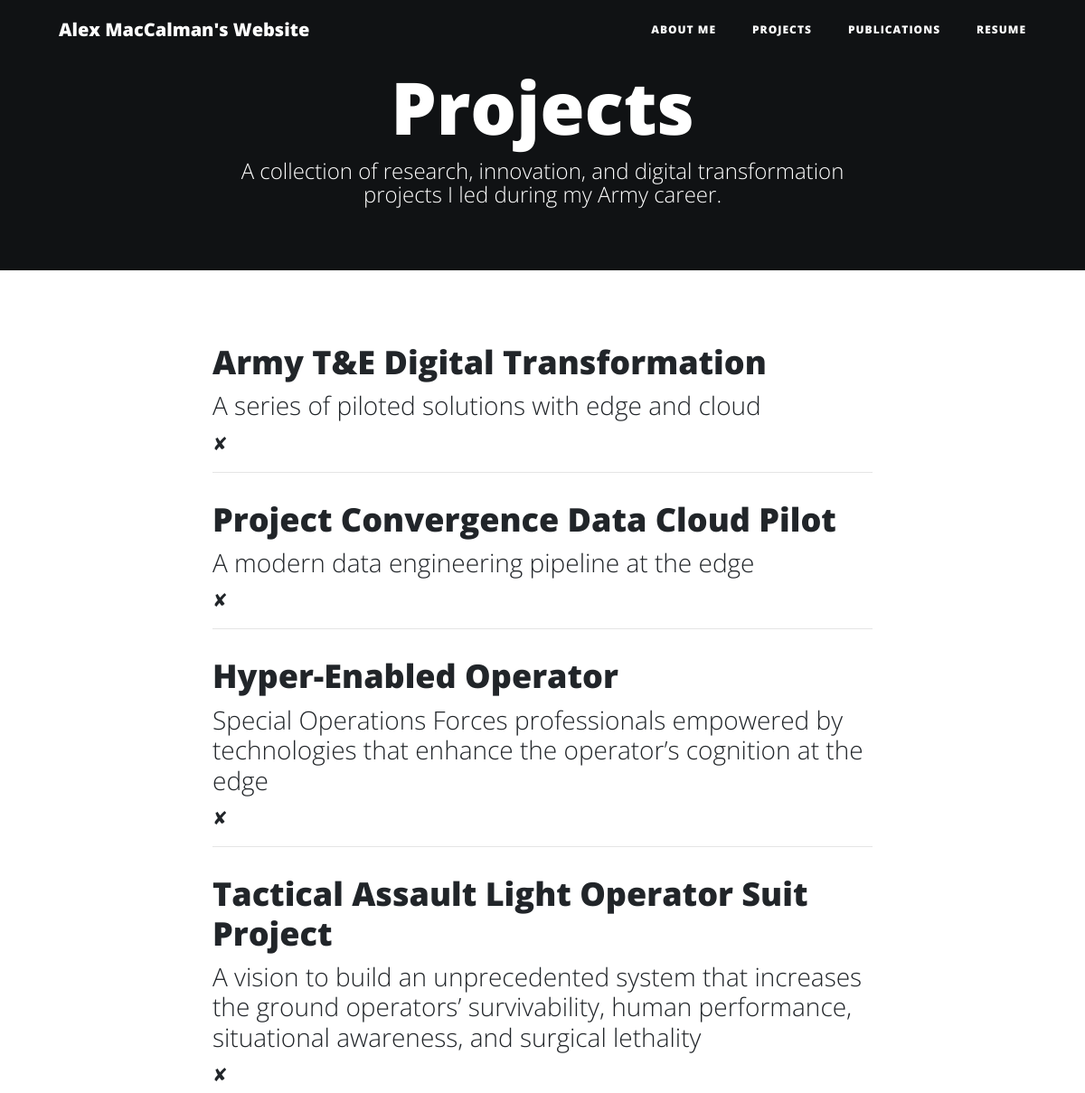
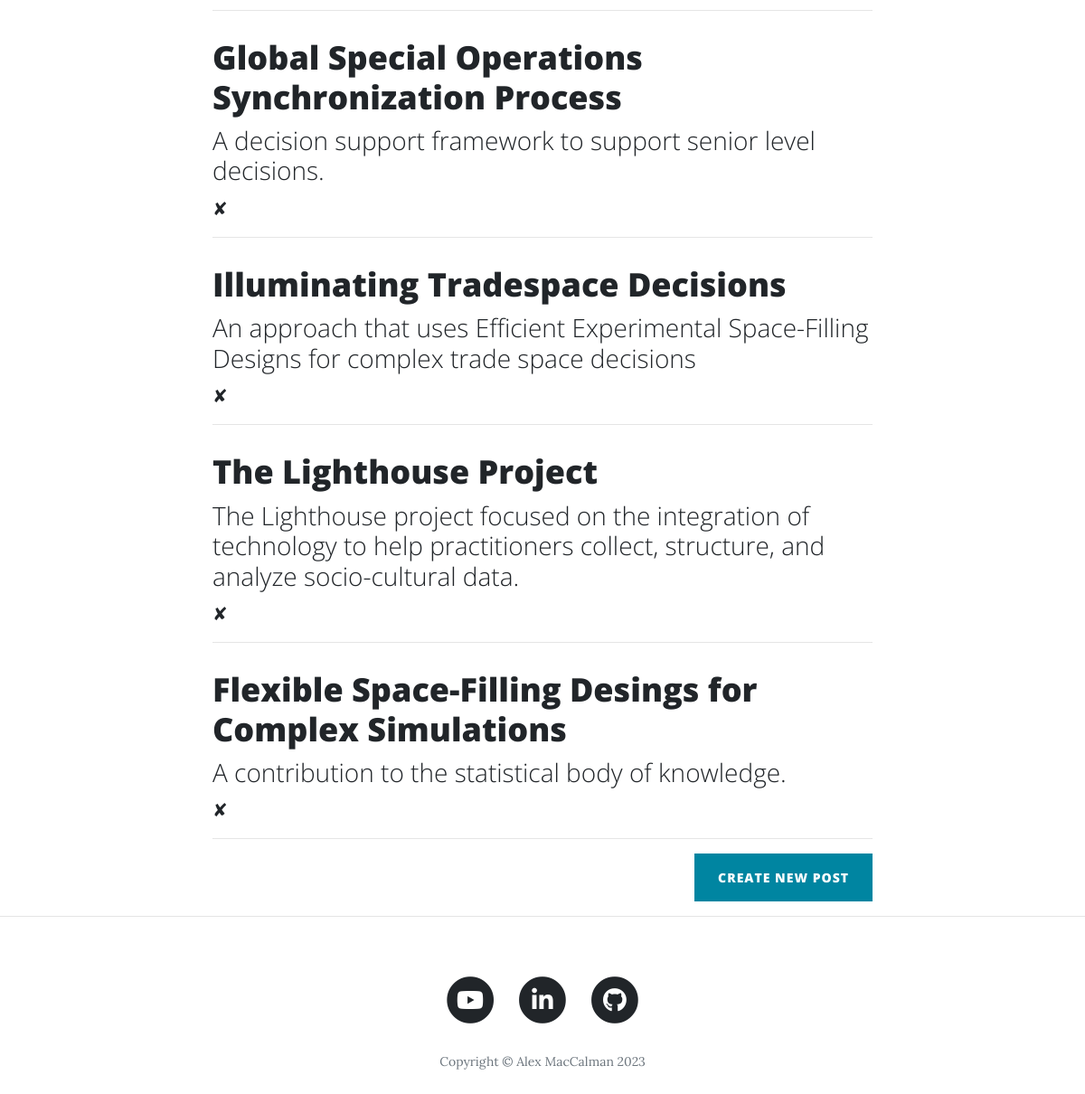
The page /projects (signed in) on the database its author committed (2 pictures, top to bottom).
### app/__init__.py (models this page shows)
class BlogPost(db.Model):
    __tablename__ = "blog_posts"
    id = db.Column(db.Integer, primary_key=True)
    author = db.Column(db.String(250), nullable=False)
    title = db.Column(db.String(250), unique=True, nullable=False)
    subtitle = db.Column(db.String(500), nullable=False)
    date = db.Column(db.String(250), nullable=False)
    body = db.Column(db.Text, nullable=False)
    img_url = db.Column(db.String(250), nullable=True)

### app/__init__.py (the view)
@app.route("/projects")
def projects():
    posts = BlogPost.query.all()
    return render_template("projects.html", all_posts=posts, logged_in=current_user.is_authenticated)

### app/__init__.py (called while the page is built)
@login_manager.user_loader
def load_user(user_id):
    return User.query.get(int(user_id))

### app/templates/projects.html
{% include "header.html" %}
  <header class="masthead" style="background-color:black">
    <div class="overlay"></div>
    <div class="container">
      <div class="row">
        <div class="col-lg-8 col-md-10 mx-auto">
          <div class="site-heading">
            <h1>Projects</h1>
            <span class="subheading">A collection of research, innovation, and digital transformation projects I led during my Army career.</span>
          </div>
        </div>
      </div>
    </div>
  </header>
  <div class="container">
    <div class="row">
      <div class="col-lg-8 col-md-10 mx-auto">
        {% for post in all_posts %}
        <div class="post-preview">
          <a href="{{ url_for('show_post', post_id=post.id) }}">
            <h2 class="post-title">
              {{post.title}}
            </h2>
            <h3 class="post-subtitle">
              {{post.subtitle}}
            </h3>
          </a>
            {% if current_user.id == 1: %}
            <a href="{{url_for('delete_post', post_id=post.id) }}">✘</a>
            {% endif %}
        </div>
        <hr>
        {% endfor %}
        {% if current_user.id == 1: %}
        <div class="clearfix">
          <a class="btn btn-primary float-right" href="{{url_for('add_new_post')}}">Create New Post</a>
        </div>
        {% endif %}
      </div>
    </div>
  </div>
  <hr>
{% include "footer.html" %}

### rows shown on the page
BlogPost: title "Army T&E Digital Transformation", subtitle "A series of piloted solutions with edge and cloud"
BlogPost: title "Project Convergence Data Cloud Pilot", subtitle "A modern data engineering pipeline at the edge"
BlogPost: title "Hyper-Enabled Operator", subtitle "Special Operations Forces professionals empowered by technologies that enhance the operator’s cognition at the edge"
BlogPost: title "Tactical Assault Light Operator Suit Project", subtitle "A vision to build an unprecedented system that increases the ground operators’ survivability, human performance, situational awareness, and surgical lethality"
BlogPost: title "Global Special Operations Synchronization Process", subtitle "A decision support framework to support senior level decisions."
BlogPost: title "Illuminating Tradespace Decisions", subtitle "An approach that uses Efficient Experimental Space-Filling Designs for complex trade space decisions"
BlogPost: title "The Lighthouse Project", subtitle "The Lighthouse project focused on the integration of technology to help practitioners collect, structure, and analyze socio-cultural data."
BlogPost: title "Flexible Space-Filling Desings for Complex Simulations", subtitle "A contribution to the statistical body of knowledge."
